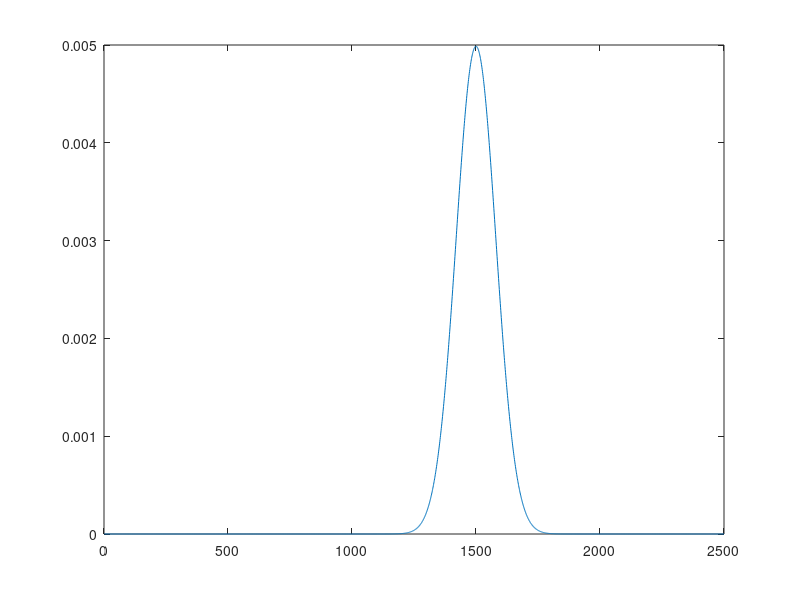

Here is the MATLAB script that generated this plot:
clc;
clear all;

%% plotear sobre una distribución binomial
%la frecuencia ideal será la media

%la función normal estará dada por: 
x= 1:2500
ynorm =normpdf(x ,1500 ,80);

plot(x,ynorm);